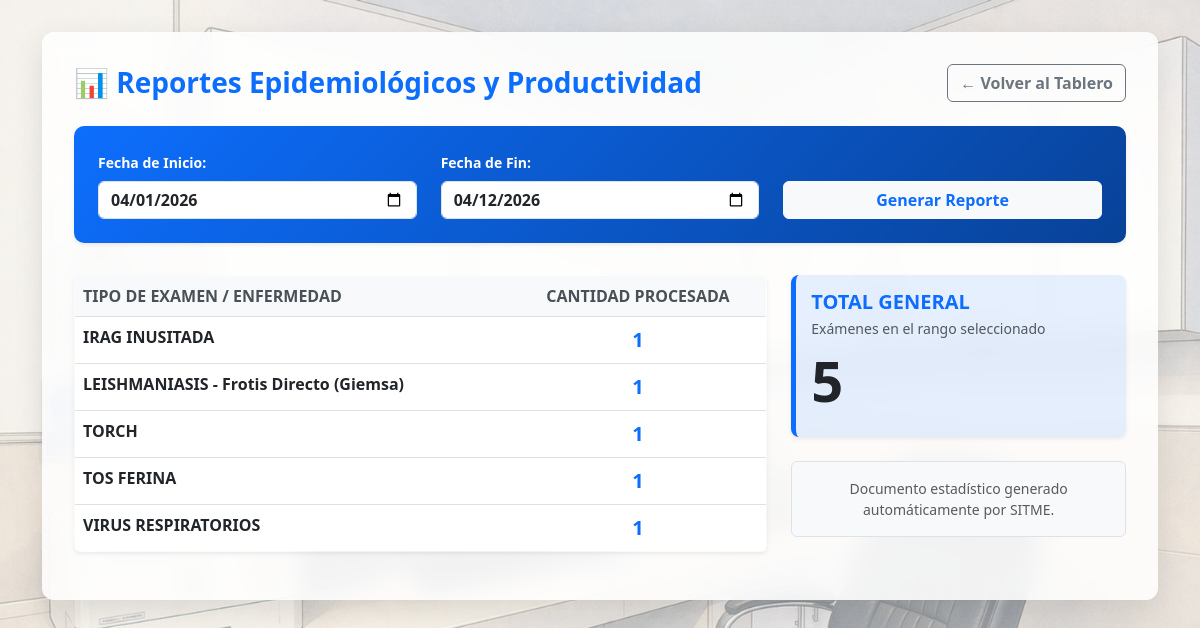
The app's page /estadisticas/ (signed in) with its own data.
### tracking/models.py (models this page shows, shortened)
class CatalogoExamen(models.Model):
    nombre = models.CharField(max_length=100, unique=True, verbose_name="Nombre del Examen")
    activo = models.BooleanField(default=True, verbose_name="¿Disponible para solicitar?")
    class Meta:
        verbose_name = "Catálogo de Examen"
        verbose_name_plural = "Catálogo de Exámenes"
        ordering = ['nombre']

### tracking/views.py (the view)
# urls.py: path('estadisticas/', views.estadisticas, name='estadisticas'),
@login_required(login_url='login')
def estadisticas(request):
    if not request.user.is_staff and request.user.username != 'epidemiologia':
        return redirect('dashboard')
    hoy = datetime.date.today()
    inicio_mes = hoy.replace(day=1)
    fecha_inicio = request.GET.get('inicio', inicio_mes.strftime('%Y-%m-%d'))
    fecha_fin = request.GET.get('fin', hoy.strftime('%Y-%m-%d'))
    ordenes = OrdenExamen.objects.filter(
        fecha_solicitud__date__gte=fecha_inicio,
        fecha_solicitud__date__lte=fecha_fin
    )
    conteo_examenes = ordenes.values('tipo_examen__nombre').annotate(total=Count('id')).order_by('-total')
    total_general = ordenes.count()
    return render(request, 'tracking/estadisticas.html', {
        'conteo_examenes': conteo_examenes,
        'total_general': total_general,
        'fecha_inicio': fecha_inicio,
        'fecha_fin': fecha_fin
    })

### tracking/templates/tracking/estadisticas.html (shortened to what this page needs)
{% load static %}
<!DOCTYPE html>
<html lang="es">
<head>
    <link href="https://cdn.jsdelivr.net/npm/bootstrap@5.3.0/dist/css/bootstrap.min.css" rel="stylesheet">
</head>
<body>
<div class="container pb-5">
    <div class="glass-container">
        <div class="d-flex justify-content-between align-items-center mb-4">
            <h3 class="fw-bold text-primary mb-0">📊 Reportes Epidemiológicos y Productividad</h3>
            <a href="{% url 'dashboard' %}" class="btn btn-outline-secondary fw-bold">← Volver al Tablero</a>
        </div>
        <div class="header-stats shadow-sm">
            <form method="GET" class="row align-items-end">
                <div class="col-md-4">
                    <label class="form-label fw-bold small">Fecha de Inicio:</label>
                    <input type="date" name="inicio" class="form-control fw-semibold" value="{{ fecha_inicio }}">
                </div>
                <div class="col-md-4">
                    <label class="form-label fw-bold small">Fecha de Fin:</label>
                    <input type="date" name="fin" class="form-control fw-semibold" value="{{ fecha_fin }}">
                </div>
                <div class="col-md-4">
                    <button type="submit" class="btn btn-light text-primary fw-bold w-100">Generar Reporte</button>
                </div>
            </form>
        </div>
        <div class="row">
            <div class="col-md-8">
                <table class="table table-hover table-custom border shadow-sm rounded overflow-hidden">
                    <thead>
                        <tr>
                            <th>TIPO DE EXAMEN / ENFERMEDAD</th>
                            <th class="text-center">CANTIDAD PROCESADA</th>
                        </tr>
                    </thead>
                    <tbody>
                        {% for item in conteo_examenes %}
                        <tr>
                            <td class="fw-bold" style="color: #212529;">{{ item.tipo_examen__nombre }}</td>
                            <td class="text-center fw-bold fs-5 text-primary">{{ item.total }}</td>
                        </tr>
                        {% empty %}
                        <tr>
                            <td colspan="2" class="text-center py-4 text-muted">No hay registros en estas fechas.</td>
                        </tr>
                        {% endfor %}
                    </tbody>
                </table>
            </div>
            <div class="col-md-4">
                <div class="total-box shadow-sm">
                    <h5 class="text-primary fw-bold mb-1">TOTAL GENERAL</h5>
                    <p class="text-muted small mb-2">Exámenes en el rango seleccionado</p>
                    <h1 class="display-4 fw-bold text-dark">{{ total_general }}</h1>
                </div>
                <div class="mt-4 p-3 bg-light rounded border text-muted small text-center">
                    Documento estadístico generado automáticamente por SITME.
                </div>
            </div>
        </div>
    </div>
</div>
</body>
</html>

### records on screen
CatalogoExamen: tipo_examen__nombre "IRAG INUSITADA", total "1"
CatalogoExamen: tipo_examen__nombre "LEISHMANIASIS - Frotis Directo (Giemsa)", total "1"
CatalogoExamen: tipo_examen__nombre "TORCH", total "1"
CatalogoExamen: tipo_examen__nombre "TOS FERINA", total "1"
CatalogoExamen: tipo_examen__nombre "VIRUS RESPIRATORIOS", total "1"

### other values on screen
{{ total_general }} "5"
